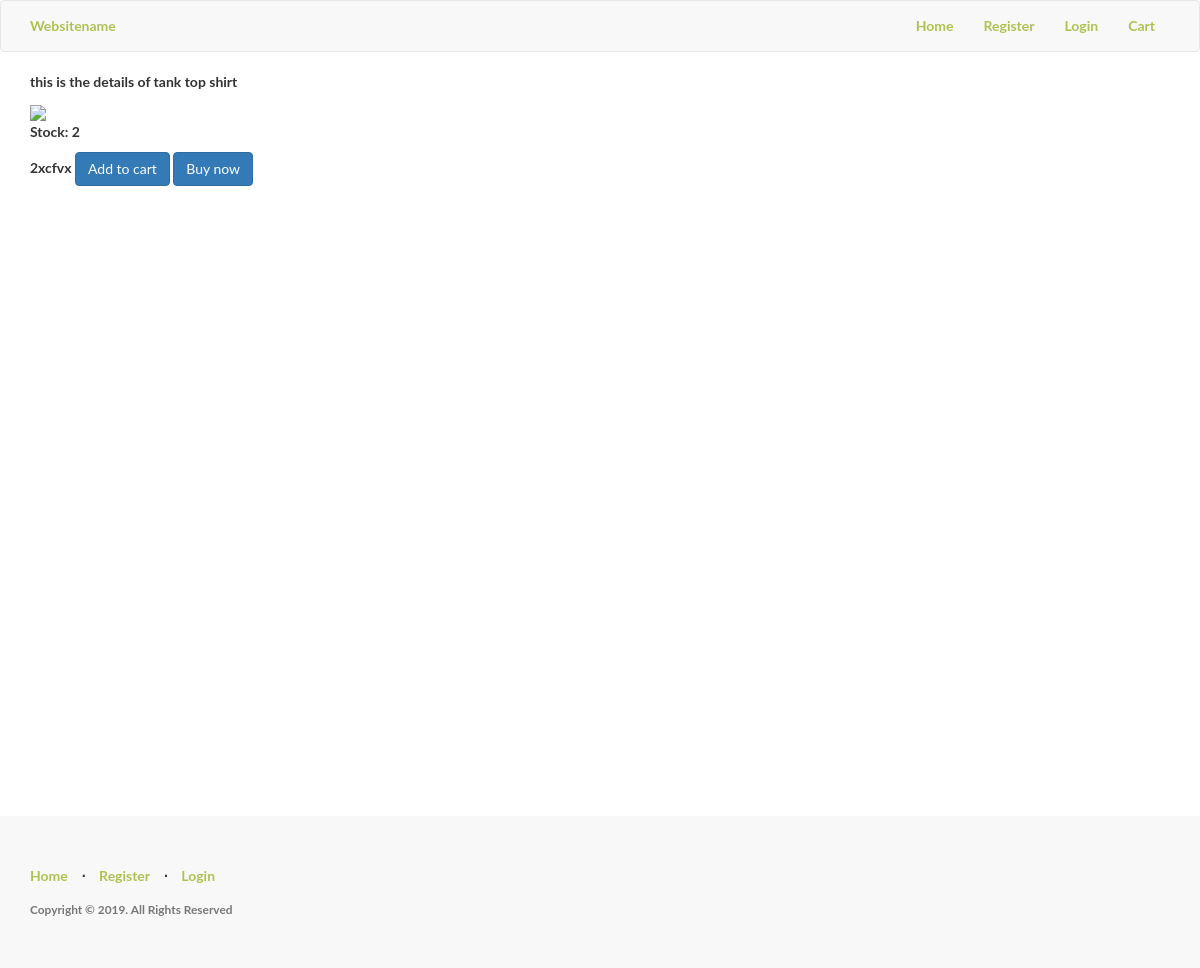
The app's page /productdetails/1/, older data.
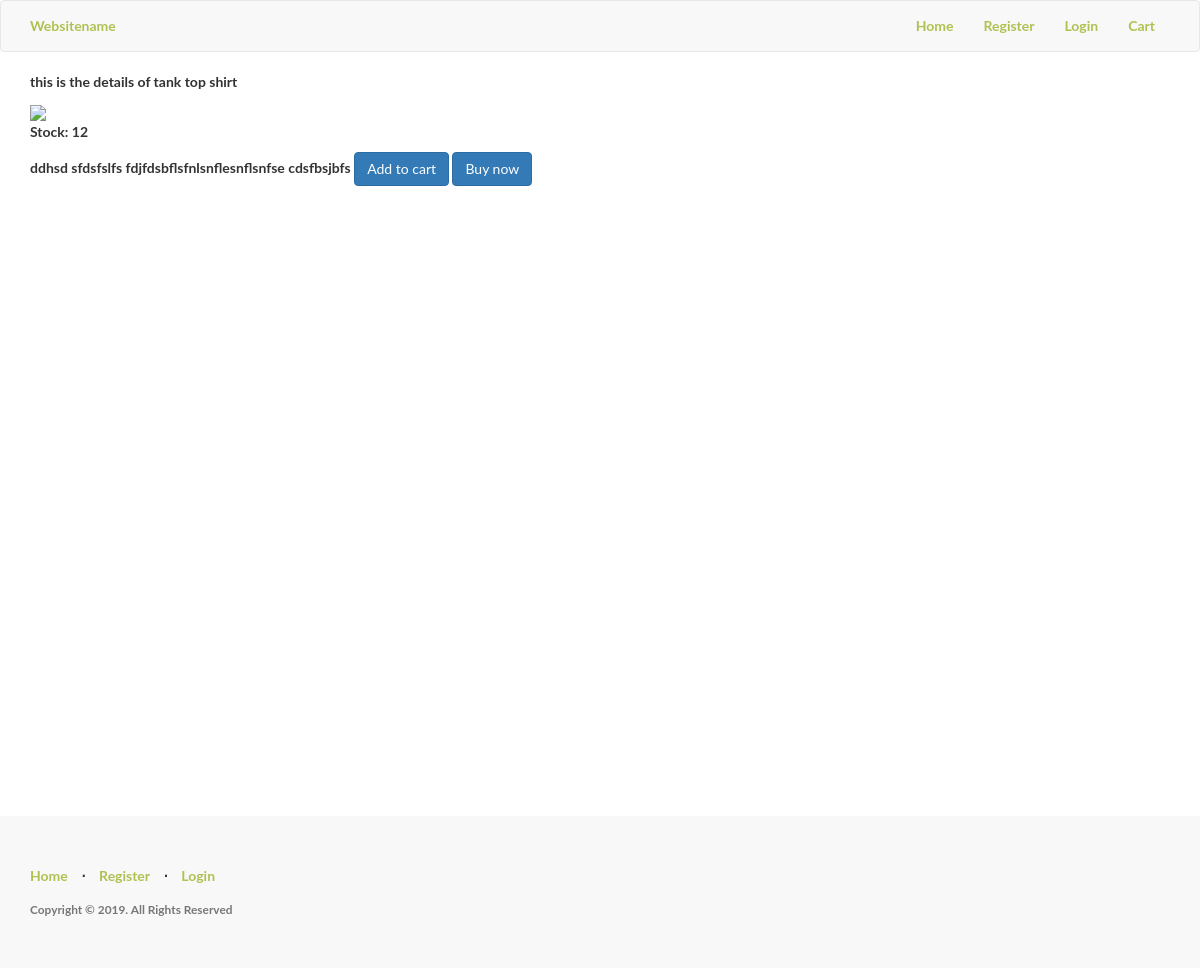
The same page, newer data.
### app/models.py (models this page shows, shortened)
class Products(db.Model):
	__tablename__ = 'product'
	id = db.Column(db.Integer, primary_key=True)
	product_name = db.Column(db.String(100), index=True)
	product_price = db.Column(db.Integer, index=True)
	product_image = db.Column(db.String(120),index=True)
	product_description = db.Column(db.String(200), index=True)
	product_stock = db.Column(db.Integer, index = True)
	categories_id = db.Column(db.Integer, db.ForeignKey('categories.id'))
	kart_id = db.Column(db.Integer, db.ForeignKey('kart.id'))
	variation = db.relationship('ProductVariations', backref='product_variation')
	'''
		foreign key for product.id
		test this weda its one order several products or several orders, serveral products
		using many to many for now
		#many many rel with order
	'''
	order = db.relationship("Order", secondary = association_table)

### app/home/routes.py (the view)
@home.route('/productdetails/<int:id>/')
def product_details(id):
	form = ProductVariations()
	product_detail = Products.query.get_or_404(id)
	return render_template("home/productdetails.html",
	product_detail = product_detail,title = product_detail.product_name,form =form)

### app/home/forms.py
class ProductVariations(FlaskForm):
    sizes = RadioField('Sizes',validators=[DataRequired(message="select a product size")],
    choices=[('Small','S'),('Medium','M'),('Large','L'),('Extra Large','XL')])

### app/templates/home/productdetails.html
{% extends "header.html" %}
{% block body %}
{% if product_detail %}
<p>
    this is the details of {{ product_detail.product_name }}
</p>
<div>
    <img src="{{ product_detail.product_image }}">
    <p>
       Stock: {{ product_detail.product_stock }}
    </p>
    <b>
        {{product_detail.product_description }}
    </b>
<a href="{{ url_for('home.add_to_cart', id = product_detail.id ) }}">
    <input type="button" class="btn btn-primary" value="Add to cart">
</a>
<a href="{{ url_for('home.buynow', id = product_detail.id ) }}">
    <input type="button" class="btn btn-primary" value="Buy now">
</a>
</div>
{% endif %}
{% endblock %}

Row changes from the older to the newer data that the page shows:
changed Products "tank top shirt": product_stock "2" → "12"; product_description "2xcfvx" → "ddhsd sfdsfslfs fdjfdsbflsfnlsnflesnflsnfse cdsfbsjbfs"
